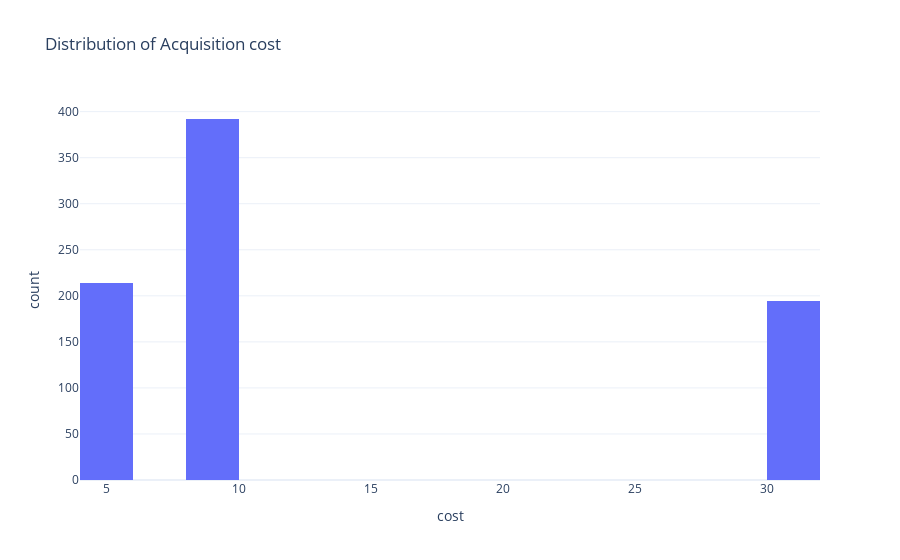

The notebook cell this image was saved under:
### Markdown cell above
Question 1: Make a visualization  the distribution of acquisition cost and revenue generated bu the customer using histograms:

### Code cell
fig = px.histogram (data, 
                   x = "cost",
                    nbins=20,
                   title='Distribution of Acquisition cost')
fig.show()

### Figure 1 — Plotly figure (JSON) as saved in the notebook; plotly's stock layout.template omitted (floating-point values rounded to 4 significant figures; data arrays with more than 128 entries replaced by an {"elided": "..."} marker saying what was removed)
{"data": [{"alignmentgroup": "True", "bingroup": "x", "hovertemplate": "cost=%{x}<br>count=%{y}<extra></extra>", "legendgroup": "", "marker": {"color": "#636efa", "pattern": {"shape": ""}}, "name": "", "nbinsx": 20, "offsetgroup": "", "orientation": "v", "showlegend": false, "type": "histogram", "x": {"elided": "800 float values"}, "xaxis": "x", "yaxis": "y"}], "layout": {"autosize": true, "barmode": "relative", "legend": {"tracegroupgap": 0}, "title": {"text": "Distribution of Acquisition cost"}, "xaxis": {"anchor": "y", "autorange": true, "domain": [0, 1], "range": [4, 32], "title": {"text": "cost"}, "type": "linear"}, "yaxis": {"anchor": "x", "autorange": true, "domain": [0, 1], "range": [0, 412.6], "title": {"text": "count"}}}}
